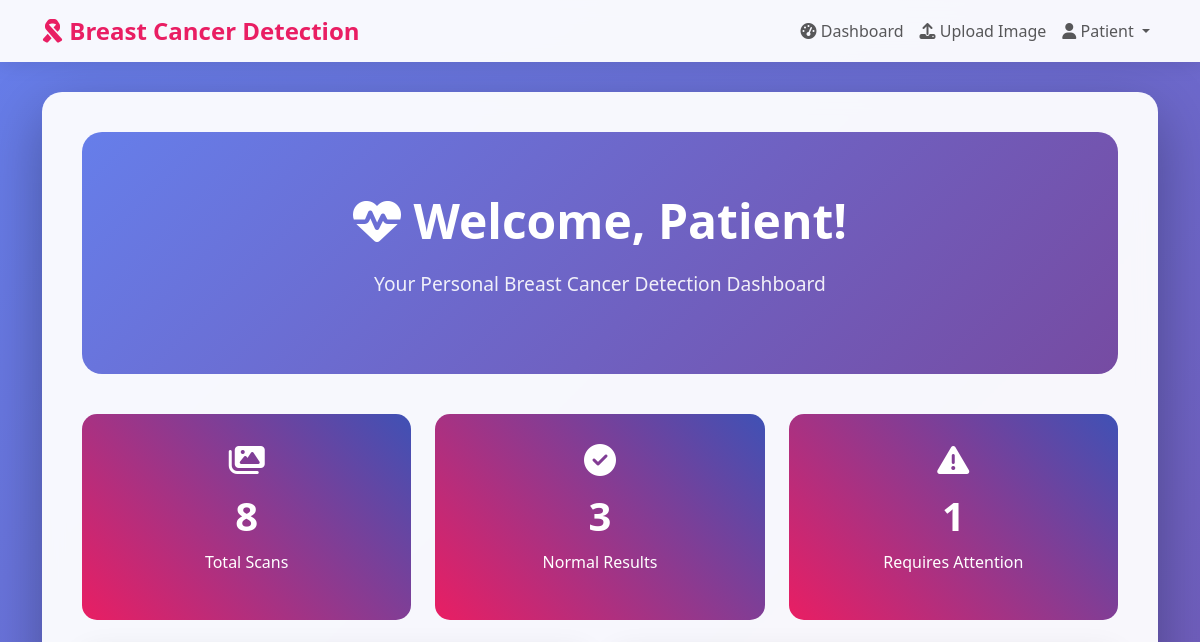
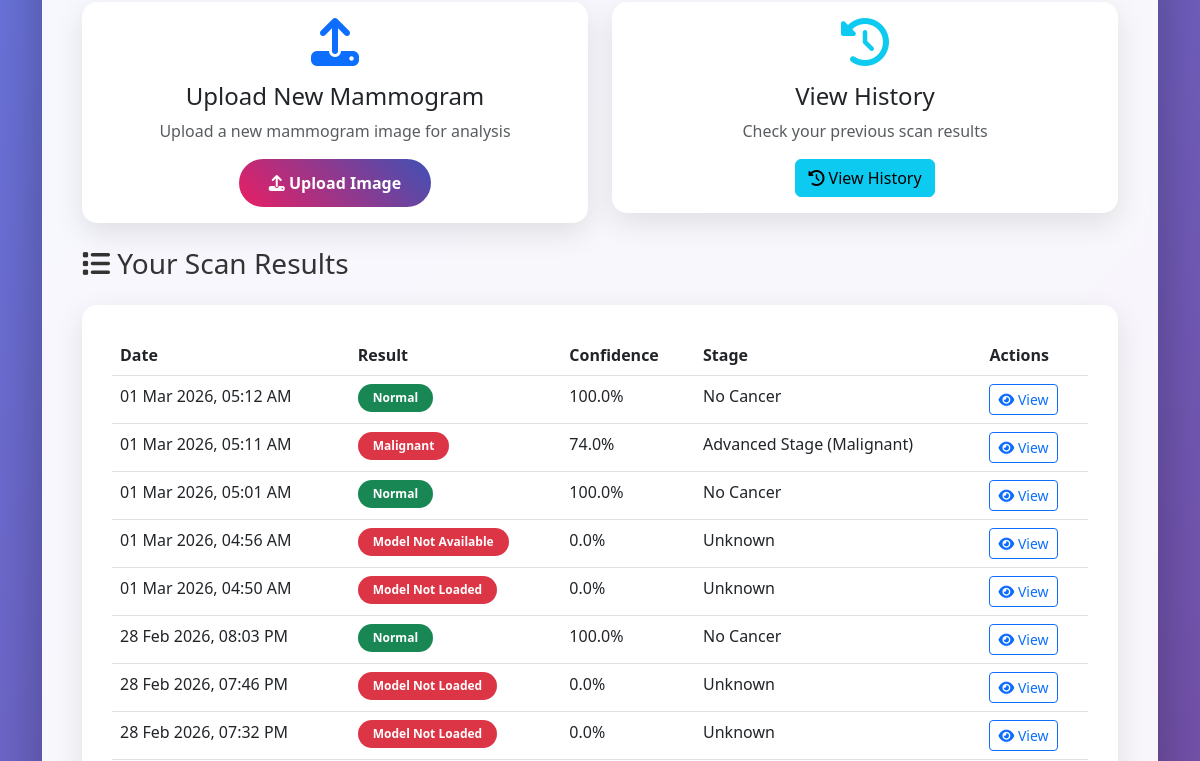
The page /dashboard (signed in, upper part) on the database as committed earlier (2 pictures, top to bottom).
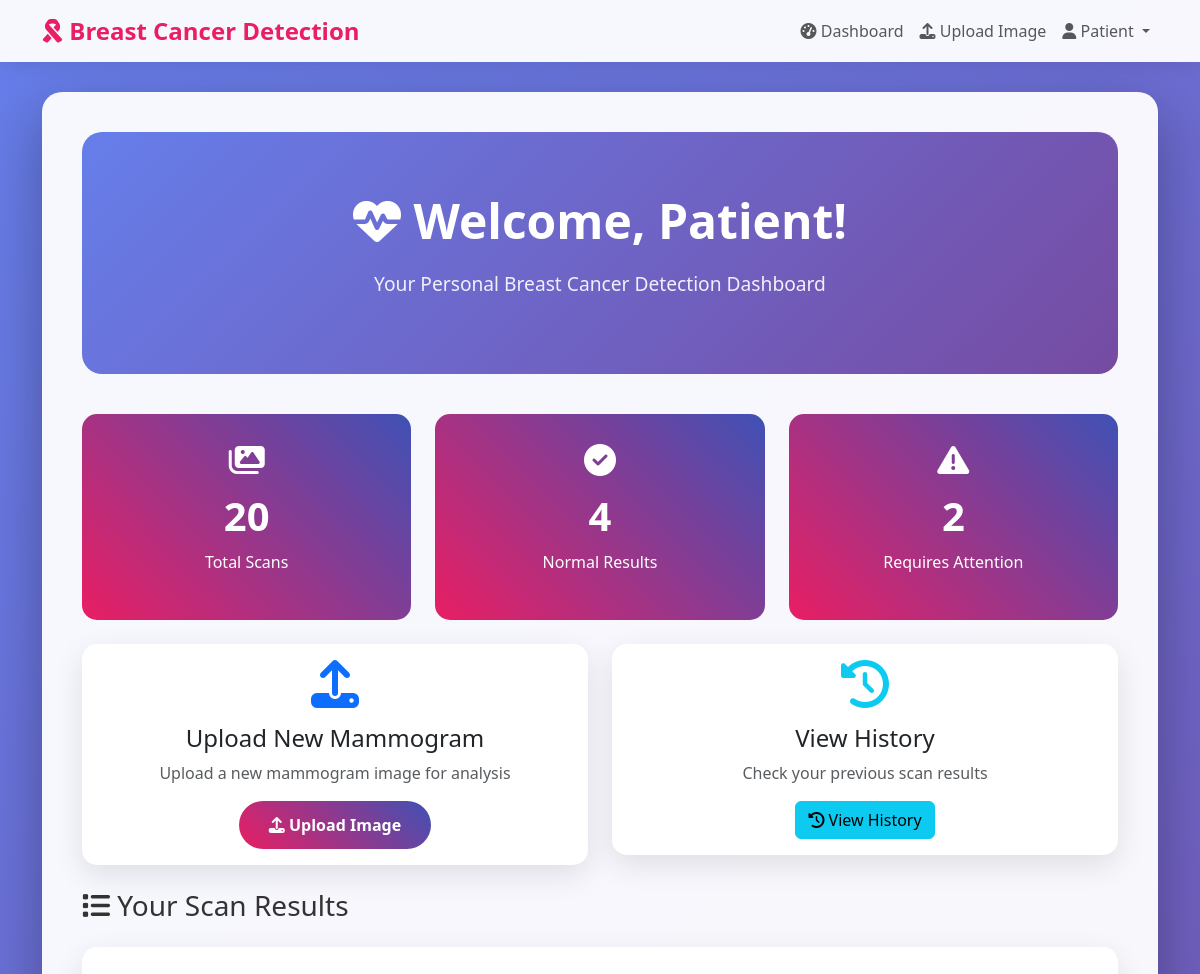
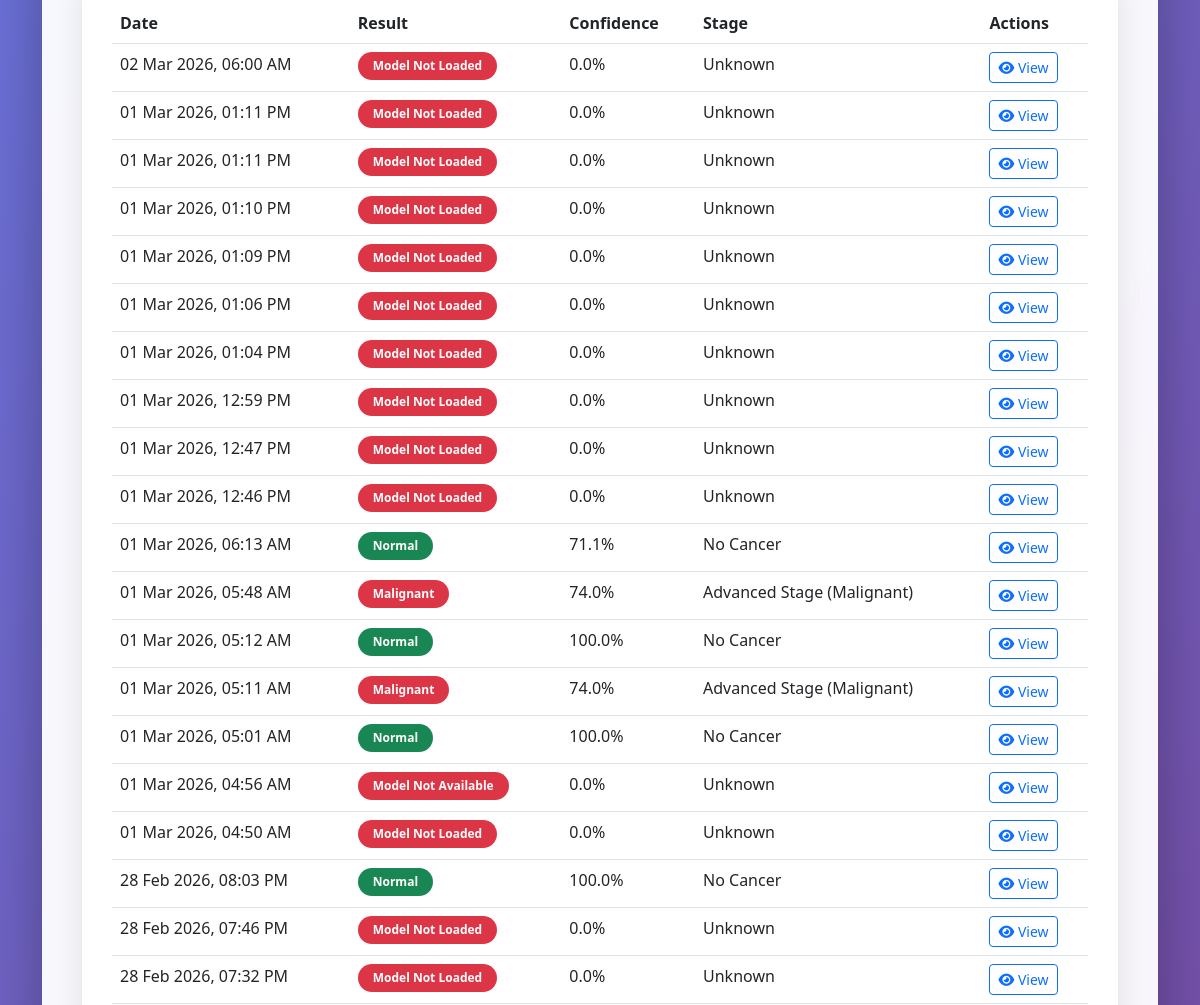
The same page on the database as committed later (2 pictures, top to bottom).
### app.py (models this page shows)
class User(UserMixin, db.Model):
    __tablename__ = 'users'
    id = db.Column(db.Integer, primary_key=True)
    email = db.Column(db.String(120), unique=True, nullable=False)
    password = db.Column(db.String(200), nullable=False)
    user_type = db.Column(db.String(20), nullable=False)  # 'doctor' or 'patient'
    name = db.Column(db.String(100), nullable=False)
    phone_number = db.Column(db.String(20))
    created_at = db.Column(db.DateTime, default=datetime.utcnow)
    predictions = db.relationship('Prediction', backref='user', lazy=True)

class Prediction(db.Model):
    __tablename__ = 'predictions'
    id = db.Column(db.Integer, primary_key=True)
    user_id = db.Column(db.Integer, db.ForeignKey('users.id'), nullable=False)
    image_path = db.Column(db.String(200), nullable=False)
    prediction_result = db.Column(db.String(50), nullable=False)
    confidence_score = db.Column(db.Float, nullable=False)
    cancer_stage = db.Column(db.String(50))
    created_at = db.Column(db.DateTime, default=datetime.utcnow)

### app.py (the view)
@app.route('/dashboard')
@login_required
def dashboard():
    if current_user.user_type == 'doctor':
        predictions = Prediction.query.order_by(Prediction.created_at.desc()).all()
        return render_template('doctor_dashboard.html', predictions=predictions)
    else:
        predictions = Prediction.query.filter_by(user_id=current_user.id).order_by(Prediction.created_at.desc()).all()
        return render_template('patient_dashboard.html', predictions=predictions)

### app.py (called while the page is built)
@login_manager.user_loader
def load_user(user_id):
    return User.query.get(int(user_id))

### templates/patient_dashboard.html (shortened to what this page needs)
{% extends "base.html" %}
{% block content %}
<div class="main-container">
    <div class="hero-section">
        <h1><i class="fas fa-heartbeat"></i> Welcome, {{ current_user.name }}!</h1>
        <p>Your Personal Breast Cancer Detection Dashboard</p>
    </div>
    <div class="row mb-4">
        <div class="col-md-4">
            <div class="stats-card">
                <i class="fas fa-images fa-2x mb-3"></i>
                <h3>{{ predictions|length }}</h3>
                <p>Total Scans</p>
            </div>
        </div>
        <div class="col-md-4">
            <div class="stats-card">
                <i class="fas fa-check-circle fa-2x mb-3"></i>
                <h3>{{ predictions|selectattr('prediction_result', 'equalto', 'normal')|list|length }}</h3>
                <p>Normal Results</p>
            </div>
        </div>
        <div class="col-md-4">
            <div class="stats-card">
                <i class="fas fa-exclamation-triangle fa-2x mb-3"></i>
                <h3>{{ predictions|selectattr('prediction_result', 'in', ['benign', 'malignant'])|list|length }}</h3>
                <p>Requires Attention</p>
            </div>
        </div>
    </div>
    <div class="row mb-4">
        <div class="col-md-6">
            <div class="card">
                <div class="card-body text-center">
                    <i class="fas fa-upload fa-3x text-primary mb-3"></i>
                    <h4>Upload New Mammogram</h4>
                    <p class="text-muted">Upload a new mammogram image for analysis</p>
                    <a href="{{ url_for('upload_image') }}" class="btn btn-primary">
                        <i class="fas fa-upload"></i> Upload Image
                    </a>
                </div>
            </div>
        </div>
        <div class="col-md-6">
            <div class="card">
                <div class="card-body text-center">
                    <i class="fas fa-history fa-3x text-info mb-3"></i>
                    <h4>View History</h4>
                    <p class="text-muted">Check your previous scan results</p>
                    <button class="btn btn-info" onclick="scrollToResults()">
                        <i class="fas fa-history"></i> View History
                    </button>
                </div>
            </div>
        </div>
    </div>
    <div id="results-section">
        <h3 class="mb-4"><i class="fas fa-list"></i> Your Scan Results</h3>
        {% if predictions %}
        <div class="table-container">
            <div class="table-responsive">
                <table class="table table-hover">
                    <thead>
                        <tr>
                            <th>Date</th>
                            <th>Result</th>
                            <th>Confidence</th>
                            <th>Stage</th>
                            <th>Actions</th>
                        </tr>
                    </thead>
                    <tbody>
                        {% for prediction in predictions %}
                        <tr>
                            <td>{{ prediction.created_at.strftime('%d %b %Y, %I:%M %p') }}</td>
                            <td>
                                <span class="badge badge-custom
                                    {% if prediction.prediction_result == 'normal' %}bg-success
                                    {% elif prediction.prediction_result == 'benign' %}bg-warning
                                    {% else %}bg-danger{% endif %}">
                                    {{ prediction.prediction_result.title() }}
                                </span>
                            </td>
                            <td>{{ "%.1f"|format(prediction.confidence_score * 100) }}%</td>
                            <td>{{ prediction.cancer_stage }}</td>
                            <td>
                                <a href="{{ url_for('result', prediction_id=prediction.id) }}"
                                   class="btn btn-sm btn-outline-primary">
                                    <i class="fas fa-eye"></i> View
                                </a>
                            </td>
                        </tr>
                        {% endfor %}
                    </tbody>
                </table>
            </div>
        </div>
        {% endif %}
    </div>
</div>
{% endblock %}

### templates/base.html (shortened to what this page needs)
<!DOCTYPE html>
<html lang="en">
<head>
    <link href="https://cdn.jsdelivr.net/npm/bootstrap@5.3.0/dist/css/bootstrap.min.css" rel="stylesheet">
    <link href="https://cdnjs.cloudflare.com/ajax/libs/font-awesome/6.4.0/css/all.min.css" rel="stylesheet">
</head>
<body>
    <nav class="navbar navbar-expand-lg navbar-light sticky-top">
        <div class="container">
            <a class="navbar-brand" href="{{ url_for('dashboard') }}">
                <i class="fas fa-ribbon"></i> Breast Cancer Detection
            </a>
            {% if current_user.is_authenticated %}
            <div class="collapse navbar-collapse" id="navbarNav">
                <ul class="navbar-nav ms-auto">
                    <li class="nav-item">
                        <a class="nav-link" href="{{ url_for('dashboard') }}">
                            <i class="fas fa-tachometer-alt"></i> Dashboard
                        </a>
                    </li>
                    {% if current_user.user_type == 'patient' %}
                    <li class="nav-item">
                        <a class="nav-link" href="{{ url_for('upload_image') }}">
                            <i class="fas fa-upload"></i> Upload Image
                        </a>
                    </li>
                    {% endif %}
                    <li class="nav-item dropdown">
                        <a class="nav-link dropdown-toggle" href="#" role="button" data-bs-toggle="dropdown">
                            <i class="fas fa-user"></i> {{ current_user.name }}
                        </a>
                    </li>
                </ul>
            </div>
            {% endif %}
        </div>
    </nav>
    <div class="container">
        {% block content %}{% endblock %}
    </div>
</body>
</html>

### templates/base.html (style rules this page uses)
:root { --primary-color: #e91e63; --secondary-color: #3f51b5; --success-color: #4caf50; --danger-color: #f44336; --warning-color: #ff9800; --info-color: #2196f3; --light-bg: #f8f9fa; --dark-text: #333; }
body { font-family: 'Segoe UI', Tahoma, Geneva, Verdana, sans-serif; background: linear-gradient(135deg, #667eea 0%, #764ba2 100%); min-height: 100vh; color: var(--dark-text); }
.navbar { background: rgba(255, 255, 255, 0.95); backdrop-filter: blur(10px); box-shadow: 0 2px 20px rgba(0,0,0,0.1); }
.navbar-brand { font-weight: bold; color: var(--primary-color) !important; font-size: 1.5rem; }
.main-container { background: rgba(255, 255, 255, 0.95); border-radius: 20px; box-shadow: 0 20px 60px rgba(0,0,0,0.3); margin: 30px auto; padding: 40px; max-width: 1200px; backdrop-filter: blur(10px); }
.card { border: none; border-radius: 15px; box-shadow: 0 10px 30px rgba(0,0,0,0.1); transition: transform 0.3s ease, box-shadow 0.3s ease; overflow: hidden; }
.btn-primary { background: linear-gradient(45deg, var(--primary-color), var(--secondary-color)); border: none; border-radius: 25px; padding: 12px 30px; font-weight: 600; transition: all 0.3s ease; }
.hero-section { background: linear-gradient(135deg, #667eea 0%, #764ba2 100%); color: white; padding: 60px 0; border-radius: 20px; margin-bottom: 40px; text-align: center; }
.hero-section h1 { font-size: 3rem; font-weight: bold; margin-bottom: 20px; }
.hero-section p { font-size: 1.2rem; opacity: 0.9; }
.stats-card { background: linear-gradient(45deg, var(--primary-color), var(--secondary-color)); color: white; padding: 30px; border-radius: 15px; text-align: center; }
.stats-card h3 { font-size: 2.5rem; font-weight: bold; margin-bottom: 10px; }
.table-container { background: white; border-radius: 15px; padding: 30px; box-shadow: 0 10px 30px rgba(0,0,0,0.1); }
.table thead { background: linear-gradient(45deg, var(--primary-color), var(--secondary-color)); color: white; }
.badge-custom { padding: 8px 15px; border-radius: 20px; font-weight: 600; }

Rows that differ between the two databases and show on the page:
added Prediction: created_at "02 Mar 2026, 06:00 AM", prediction_result "Model Not Loaded", prediction.confidence_score*100 "0.0", cancer_stage "Unknown"
added Prediction: created_at "01 Mar 2026, 01:11 PM", prediction_result "Model Not Loaded", prediction.confidence_score*100 "0.0", cancer_stage "Unknown"
added Prediction: created_at "01 Mar 2026, 01:11 PM", prediction_result "Model Not Loaded", prediction.confidence_score*100 "0.0", cancer_stage "Unknown"
added Prediction: created_at "01 Mar 2026, 01:10 PM", prediction_result "Model Not Loaded", prediction.confidence_score*100 "0.0", cancer_stage "Unknown"
added Prediction: created_at "01 Mar 2026, 01:09 PM", prediction_result "Model Not Loaded", prediction.confidence_score*100 "0.0", cancer_stage "Unknown"
added Prediction: created_at "01 Mar 2026, 01:06 PM", prediction_result "Model Not Loaded", prediction.confidence_score*100 "0.0", cancer_stage "Unknown"
added Prediction: created_at "01 Mar 2026, 01:04 PM", prediction_result "Model Not Loaded", prediction.confidence_score*100 "0.0", cancer_stage "Unknown"
added Prediction: created_at "01 Mar 2026, 12:59 PM", prediction_result "Model Not Loaded", prediction.confidence_score*100 "0.0", cancer_stage "Unknown"
added Prediction: created_at "01 Mar 2026, 12:47 PM", prediction_result "Model Not Loaded", prediction.confidence_score*100 "0.0", cancer_stage "Unknown"
added Prediction: created_at "01 Mar 2026, 12:46 PM", prediction_result "Model Not Loaded", prediction.confidence_score*100 "0.0", cancer_stage "Unknown"
added Prediction: created_at "01 Mar 2026, 06:13 AM", prediction_result "Normal", prediction.confidence_score*100 "71.1", cancer_stage "No Cancer"
added Prediction: created_at "01 Mar 2026, 05:48 AM", prediction_result "Malignant", prediction.confidence_score*100 "74.0", cancer_stage "Advanced Stage (Malignant)"
Other text that changed with them:
{{ predictions|length }}: "8" → "20"
text no longer shown: "3 1"
text now shown: "4 2"
